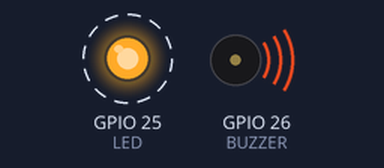
The sketch below on a simulated ESP32. Shown: output pins drawn as LEDs (lit = HIGH), buzzer (waves = sounding, pin HIGH). Dashed ring = blinking.

Above: at 0.5 s.
Timing chart, 0 to 4.6 s (numbered marks = the images above):
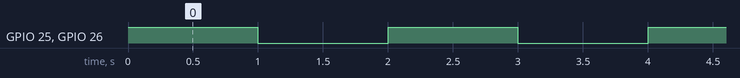

The sketch:

Week2_b3.ino
```cpp
int LED = 25;
int BUZZER = 26;

void setup() {
  pinMode(LED, OUTPUT);
  pinMode(BUZZER, OUTPUT);
}

void loop() {

  digitalWrite(LED, HIGH);
  digitalWrite(BUZZER, HIGH);
  delay(1000);

  digitalWrite(LED, LOW);
  digitalWrite(BUZZER, LOW);
  delay(1000);
}
```

Measured:
- by itself, GPIO 25 (LED), GPIO 26 (BUZZER): alternates HIGH for 1.0 s and LOW for 1.0 s
